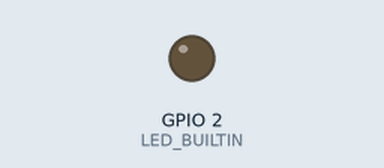
A sketch run on a simulated ESP8266 (NodeMCU). Parts: output pins drawn as LEDs (lit = HIGH, except the on-board LED, lit = LOW). Dashed ring = blinking. WiFi joins after 1.5 s; servers stay silent unless stated; the Firebase database answers and starts empty; what the sketch prints to the serial monitor is not drawn. At 8.6 s the program puts the board to deep sleep or switches it off; the recording ends there.

Above: at 4.9 s.
At 6.7 s:
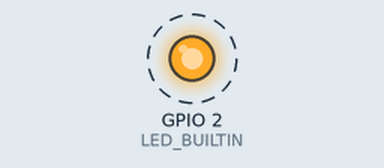
Timing chart, 0 to 7.5 s (numbered marks = the images above):
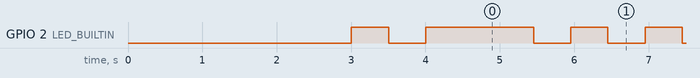

The sketch:

main.ino
```cpp
#include <WiFiClientSecure.h>
#include <ESP8266WebServer.h>
#include <ESP8266HTTPClient.h>
#include <UniversalTelegramBot.h>
#include <ESP8266WiFi.h>
#include <ESP8266WiFiMulti.h>
#include <FirebaseArduino.h>

ESP8266WiFiMulti WiFiMulti;
#define FIREBASE_HOST ""
#define FIREBASE_AUTH ""
#define WIFI_SSID ""
#define WIFI_PASSWORD ""

#define ChatID  ""
#define logChatID  ""
#define BOTtoken ""
WiFiClientSecure client;
UniversalTelegramBot bot(BOTtoken, client);

//String test_photo_url = "https://www.arduino.cc/en/uploads/Trademark/ArduinoCommunityLogo.png";

const char *host = "";
const int httpsPort = 443;  //HTTPS= 443 and HTTP = 80

const char fingerprint[] PROGMEM = "F9 C2 65 6C F9 Ef 7F 66 8B F7 35 FE 15 EA 82 9F 5F 55 54 3E";

String msg = "emre sahin";

void setup() {
  Serial.begin(115200);
  Serial.setTimeout(2000);
  client.setInsecure();
  delay(1000);
  WiFi.mode(WIFI_STA);
  // connect to wifi.
  WiFi.begin(WIFI_SSID, WIFI_PASSWORD);
  WiFiMulti.addAP("internetev", "emre.1912");
  Serial.print("connecting");
  while (WiFi.status() != WL_CONNECTED) {
    Serial.print(".");
    delay(500);
  }
  Serial.println();
  Serial.print("connected: ");
  Serial.println(WiFi.localIP());

  Firebase.begin(FIREBASE_HOST, FIREBASE_AUTH);

  blink(2);
}

void loop() {
  String payload = "";
  //client.setFingerprint("BB DC 45 2A 07 E3 4A 71 33 40 32 DA BE 81 F7 72 6F 4A 2B 6B");
  Serial.print("bot durum:"); Serial.println(bot.sendMessage(logChatID, "OK..", ""));
  //client.setFingerprint(fingerprint);


  if ((WiFiMulti.run() == WL_CONNECTED)) {

    std::unique_ptr<BearSSL::WiFiClientSecure>client(new BearSSL::WiFiClientSecure);
    client->setFingerprint(fingerprint);

    HTTPClient https;

    Serial.print("[HTTPS] begin...\n");
    //test link: https://api.thingspeak.com/apps/thinghttp/send_request?api_key=AGK10O9MPFY48XCS
    if (https.begin(*client, "")) {  // HTTPS

      Serial.print("[HTTPS] GET...\n");
      // start connection and send HTTP header
      int httpCode = https.GET();

      // httpCode will be negative on error
      if (httpCode > 0) {
        // HTTP header has been send and Server response header has been handled
        Serial.printf("[HTTPS] GET... code: %d\n", httpCode);

        // file found at server
        if (httpCode == HTTP_CODE_OK || httpCode == HTTP_CODE_MOVED_PERMANENTLY) {
          payload = https.getString();
          //Serial.println(payload);
        }
      } else {
        Serial.printf("[HTTPS] GET... failed, error: %s\n", https.errorToString(httpCode).c_str());
      }

      https.end();
    } else {
      Serial.printf("[HTTPS] Unable to connect\n");
    }

  }

  //String parse operations
  int firstIndex = -1;
  int lastIndex = -1;
  for (int i = 0; i < 2; i++) {
    firstIndex = payload.indexOf('<', firstIndex + 1);
  }
  lastIndex = payload.indexOf('>', lastIndex + 1);
  msg = payload.substring(lastIndex + 1, firstIndex);

  String f_data = Firebase.getString("Duyuru1");//Fetch data from database
  Serial.println("---");
  Serial.println(f_data);
  Serial.println(msg);
  Serial.println(f_data != msg);
  Serial.println("---");
  if (f_data != "" && msg != "" && f_data != msg && firstIndex != -1 && lastIndex != -1 && msg.length() > 3 && msg != "Error parsing document, try a different parse string." && payload != "Error parsing document, try a different parse string." && payload != "Retry later" && msg != "0" && msg != "-1" && msg != "-2") {
    Serial.println(f_data);
    Firebase.setString("Duyuru1", msg);
    if (Firebase.failed()) {
      Serial.print("message failed:"); Serial.println(Firebase.error());
      bot.sendMessage(logChatID, Firebase.error(), "");
    }
    delay(3000);
    Serial.print("bot durum msg:"); Serial.println(bot.sendMessage(ChatID, msg + " duyurusu yayınlanmıştır. Ayrıntısını görmek için https://bilmuh.ege.edu.tr/ adresine bakınız.", ""));
  }//else{
  //Serial.print("bot compare msg:"); Serial.println(bot.sendMessage(logChatID, msg + " || " + f_data, ""));
  //}
  delay (100);
  WiFi.disconnect();
  Serial.println("sleeping");
  delay (100);
  WiFi.mode (WIFI_OFF);
  WiFi.forceSleepBegin();
  delay (100);
  blink(3);
  delay (100);
  ESP.deepSleep(3600 * 1000000UL, WAKE_RF_DEFAULT); //sleep 3600 x 10^6 micro seconds
}

void blink(int n) {
  static bool first_time = true;
  if (first_time == true) {
    pinMode(LED_BUILTIN, OUTPUT);
    first_time = false;
  }
  digitalWrite(LED_BUILTIN, HIGH);
  for (int i = 0; i < n; ++i) {
    digitalWrite(LED_BUILTIN, LOW);
    delay(500);
    digitalWrite(LED_BUILTIN, HIGH);
    delay(500);
  }
}
```

Measured:
- by itself, GPIO 2 (LED_BUILTIN): HIGH → LOW at 3.5 s, → HIGH 0.50 s later, → LOW 1.5 s later, → HIGH 0.50 s later, … (8 changes in this stretch)
